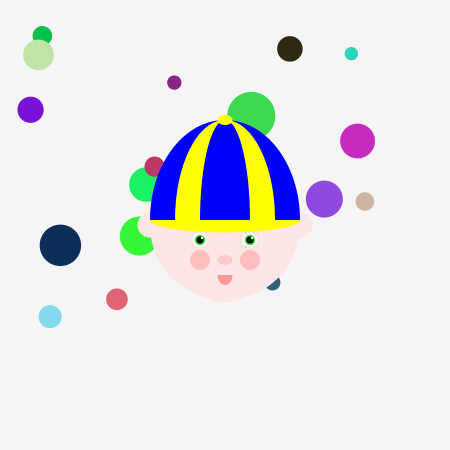
Frame 1 (no input)
Frame 60 (the mouse pressed at the canvas centre just before this capture): identical to frame 1, image omitted
Frame 120 (the mouse held since frame 60 and released just before this capture): identical to frame 1, image omitted

The Processing sketch that drew this single still picture (run headless with seeded random() and noise(); from frame 60 on, the mouse is pressed at the canvas centre):

// Processing sketch: Jill_Whittick_K00214325_RMP1_Assignment_1
// ── Jill_Whittick_K00214325_RMP1_Assignment_1.pde
/*  Jill Whittick - K00214325 - Assignment 1

    This Processing sketch:
    - Draws one face and 20 random sized, colored and positioned circles on
    the screen. All circles have a width greater then 10 pixels or less then 
    50 pixels.
    - The face is modeled using a class and creates using a object.
    - The 20 circles are stored in an array and are modelled in a Circle class.
    - The face follows the mouse pointer around the screen.
    - All circles move as a group using the up/down/left/right arrow keys. */

// declare an array of Circle classes
Circle[] circles;

// declare varialbe for the Face class
Face face;

// declare and initialize variable to store the number of circles to be on screen
int numCircles = 20;

// declare boolean to track if mouse is on the screen
// face will appear in middle of the screen until mouse moves on canvas
boolean mouseOn = false;

// start of setup() function
void setup() {
  
  // declare size of canvas
  size(450, 450);
  
  // set canvas background colour
  background(245);
  
  // create the circles array
  circles = new Circle[numCircles];
  
  
  // for loop used to initalize the circles array
  for (int i=0; i<numCircles; i++) {
    
    // initialize the circles array
    // create Cirlce object
    circles[i] =  new Circle();
    
  } // end of for loop
  
  // create Face object
  face = new Face();

} // end of setup()


// start of draw() function
void draw() {
  
  // set backgrund colour
  background(245);
  
  // for loop used to draw circle objects from the circles array
  for (int i=0; i<numCircles; i++) {
    
    // draw Circle object onto canvas
    circles[i].display();

  } // end of for loop
  
  // draw Face object onto canvas
  // face object will move to to follow mouse
  //face.display();

  // if statement used to determine if mouse has been on canvas
  if ((mouseOn == false) && (mouseX == 0) && (mouseY == 0)) {
    
    // set face position to middle of screen
    face.display(width/2, height/2);
    
  } // end of if
  
  // mouse has been on screen
  else {
    // set mouseOn boolean to true
    mouseOn = true;

    // set face position to follow mouse
    face.display(mouseX, mouseY);

  } // end of else
  
} // end of draw()

// start of keyPressed() function
void keyPressed() { 
  
  // if statement to detect if special key has been pressed
  if(key == CODED) {
    
    // if statement to detect 'UP' arrow key pressed
    if (keyCode == UP) {
      
      // for loop used to move the array of circles UP
      for (int i=0; i<numCircles; i++) {
        
        // all circles move up
        circles[i].moveUp();
        
      } // end of for loop
    } // end of UP if statement
    
    
    // if statement to detect 'DOWN' arrow key pressed
    else if (keyCode == DOWN) {
      
    // for loop used to move the array of circles DOWN
    for (int i=0; i<numCircles; i++) {
      
        // all circles move down
        circles[i].moveDown();
        
      } // end of for loop
    } // end of DOWN else/if statement
    
    
    // if statement to detect 'LEFT' arrow key pressed
    else if (keyCode == LEFT) {
      
      //for loop used to move the array of circles to the LEFT
      for (int i=0; i<numCircles; i++) {
        
        // all circles move left
        circles[i].moveLeft();
        
      } // end of for loop
    } // end of LEFT else/if statement
    
    
    // if statement to detect 'RIGHT' arrow key pressed
    else if (keyCode == RIGHT) {
      
      // for loop used to move the array of circles to the RIGHT
      for (int i=0; i<numCircles; i++) {
        
        // all circles move right
        circles[i].moveRight();
        
      } // end of for loop
      
    } // end of RIGHT else/if statement
    
  } // enf of key if statment
  
} // end of keyPressed()
// ── Circle.pde
// start of Circle class
class Circle {

  // declare variables for the attributes to draw an ellipse
  float xPos;
  float yPos;
  float cWidth;
  
  // declare variable for the attributes of fill rgb
  int cRed;
  int cGreen;
  int cBlue;

  // start of Circle() function
  Circle() {
    
    // initialize xPos & yPos as random floats, min 25 and max 375 
    // no circle will be drawn outside the 400x400 canvas
    xPos = random(25, 375);
    yPos = random(25, 375);
    
    // initalizet cWidth as a random float, min 10 and max 50
    cWidth = random(10, 50);
    
    // initalize cRed, cGreen, cBlue as random ints, with max of 255
    cRed = (int)random(255);
    cGreen = (int)random(255);
    cBlue = (int)random(255);
    
  } // end of Cirlce()


  // start of Display() fuction
  void display() {
    
    // set fill using the random generated cRed, cGreen & cBlue ints
    fill(cRed, cGreen, cBlue);
    
    // remove stroke from circles
    noStroke();
    
    // set ellipse using the random generated xPos, yPos & cWidth floats
    //cWidth used for both width and height to make circle
    ellipse(xPos, yPos, cWidth, cWidth);
    
  } // end of display()


  //start of moveUp() function
  //triggered when Up arrow is pressed
  void moveUp() {
    
    // circles are moved up the canvas by decreasing the yPos
    yPos--;
    
  } // end of moveUp()
  
  
  //start of moveDown() function
  //triggered when Down arrow is pressed
  void moveDown() {
    
    // circles are moved down the canvas by increasing the yPos    
    yPos++;
    
  } // end of moveDown()
  
  
  //start of moveLeft() function
  //triggered when Left arrow is pressed
  void moveLeft() {
    
    // circles are moved to the left by decreasing the xPos    
    xPos--;
    
  } // end of moveLeft()
  
  
  //start of moveRight() function
  //triggered when Right arrow is pressed
  void moveRight() {
    
    // circles are moved to the right by increasing the xPos    
    xPos++;
    
  } // end of moveRight()

} // end of Circle class
// ── Face.pde
// start of Face class
class Face {

  // start of display() function
  void display() {
    
    // set xPos & yPos to specify coordinate system
    // center of canvas
    display(width/2, height/2);
    
  } // end of display()
  
  
  // start of display(x, y) function
  void display(int xPos, int yPos) {
        
    // save the current coordiante system
    pushMatrix();
    
    // move the coordinate system by the specified xPos and yPos.
    translate(xPos, yPos);
  
    // set colour of face
    fill(255,230,230);
    // draw ellipse for face
    ellipse(0, 0, 150, 150);
    
    // draw 2 ellipses for ears
    ellipse(75, 0, 25, 25);
    ellipse(-75, 0, 25, 25);
    
    // draw ellipse of chin
    ellipse(0, 65, 45, 25);
    
    // set colour for nose
    fill(255, 204, 204);
    // draw ellipse for nose
    ellipse(0, 35, 15, 10);

    // set color for mouth
    fill(255, 153, 153);
    // draw arc for mouth
    arc(0, 50, 15, 20, 0, PI);
    
    //set colour for cheeks
    fill(255, 190, 190);
    // draw 2 ellipses for cheeks
    ellipse(-25, 35, 20, 20);
    ellipse(25, 35, 20, 20);
 
    //eyes
    // set colour (white) for 1st layer of eye
    fill(255); 
    // draw 2 ellipses for whites of eyes
    ellipse(-25, 15, 15, 15);
    ellipse(25, 15, 15, 15);
    
    // set colour (green) for 2nd layer of eye
    fill(0, 255, 0);
    // draw 2 ellipses for colour of eyes
    ellipse(-25, 15, 10, 10);
    ellipse(25, 15, 10, 10);   
    
    // set colour (black) for 3rd layer of eye
    fill(0); 
    // draw 2 ellipses for center of eyes
    ellipse(-25, 15, 7.5, 7.5);
    ellipse(25, 15, 7.5, 7.5);
    
    // set colour (white) for eye sparkle
    fill(255);
    // draw 2 ellipses for eye sparkle
    ellipse(-23, 13, 2.5, 2.5);
    ellipse(27, 13, 2.5, 2.5);    
    
    
    // hat
    // set colour (blue) of outer stripe
    fill(0, 0, 255);
    // draw arc for hat shape
    arc(0, -5, 150, 200, -PI, 0);
    
    // set colour (yellow) of middle stripes
    fill(255, 255, 0);
    // draw arc for middle stripes
    arc(0, -5, 100, 200, -PI, 0);    
    

    // set colour (blue) of inner stripes
    fill(0, 0, 255);
    // draw arc for inner stripes
    arc(0, -5, 50, 200, -PI, 0);    
    
    //brim
    // set colour (yellow) of hat brim
    fill(255, 255, 0);
    // draw arc for hat brim
    arc(0, -5, 150, 25, 0, PI);
    
    //button
    // set colour (yellow) of button
    fill(255, 255, 0);
    // draw arc for hat button
    ellipse(0, -105, 15, 10);
        
    // restore the old coordinate system
    popMatrix();
    
  } // end of display(x, y)

} // end of Face class
